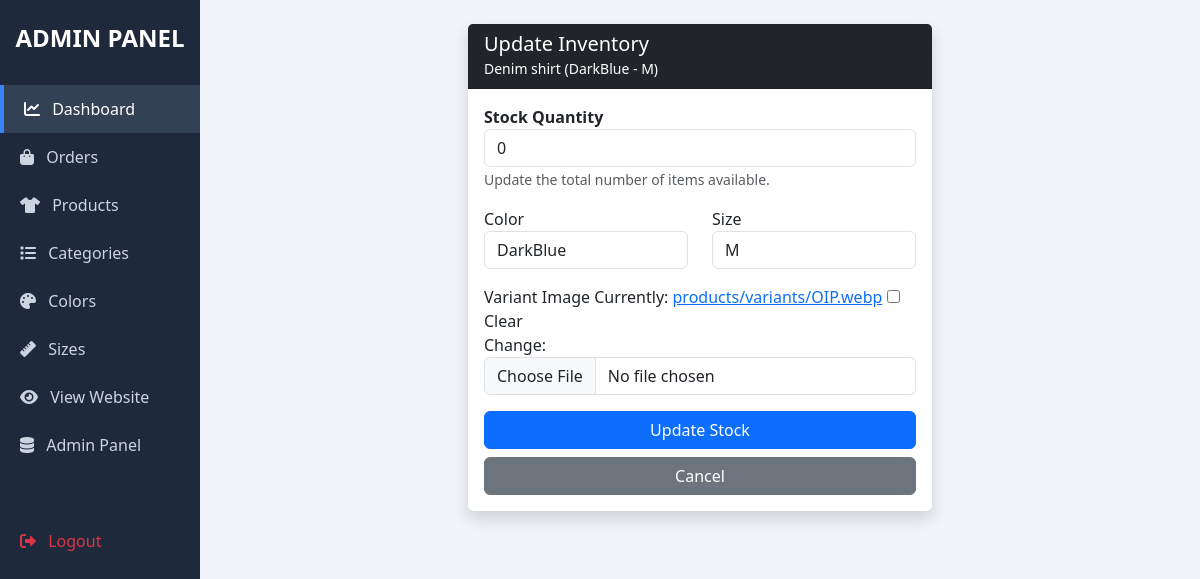
/my-admin/variant/edit/10/ (signed in), run on the app's committed database.
### store/models.py (models this page shows, shortened)
class ProductVariant(models.Model):
    product = models.ForeignKey(Product, on_delete=models.CASCADE, related_name='variants')
    size = models.ForeignKey(Size, on_delete=models.CASCADE)
    color = models.ForeignKey(Color, on_delete=models.CASCADE)
    stock = models.PositiveIntegerField(default=0) # Kitne bache hain is specific type ke
    image_variant = models.ImageField(upload_to='products/variants/', blank=True, null=True) # Agar color alag h to photo alag hogi
    class Meta:
        unique_together = ('product', 'size', 'color') # Ek hi product ka same size+color duplicate na ho

class Product(models.Model):
    name = models.CharField(max_length=200)
    slug = models.SlugField(unique=True)
    category = models.ForeignKey(Category, on_delete=models.CASCADE)
    description = models.TextField(blank=True)
    price = models.DecimalField(max_digits=10, decimal_places=2) # Base Price
    old_price = models.IntegerField(default=0, blank=True, null=True)
    image = models.ImageField(upload_to='products/') # Main display image
    is_active = models.BooleanField(default=True)
    created_at = models.DateTimeField(auto_now_add=True)

class Color(models.Model):
    name = models.CharField(max_length=50) # Example: Red
    code = models.CharField(max_length=20) # Example: #FF0000 (Color picker ke liye)
    def __str__(self):
        return self.name

class Size(models.Model):
    name = models.CharField(max_length=20) # Example: Medium
    code = models.CharField(max_length=10) # Example: M
    def __str__(self):
        return self.name

### store/views.py (the view)
# urls.py: path('my-admin/variant/edit/<int:variant_id>/', views.admin_edit_variant, name='admin_edit_variant'),
@user_passes_test(is_admin)
def admin_edit_variant(request, variant_id):
    variant = get_object_or_404(ProductVariant, id=variant_id)
    product_id = variant.product.id # Redirect karne ke liye ID save kar li
    if request.method == 'POST':
        form = ProductVariantForm(request.POST, request.FILES, instance=variant)
        if form.is_valid():
            form.save()
            messages.success(request, 'Variant updated successfully!')
            return redirect('admin_add_variant', product_id=product_id)
    else:
        form = ProductVariantForm(instance=variant)
    context = {
        'form': form,
        'variant': variant,
        'title': f'Edit Variant: {variant.product.name}'
    }
    return render(request, 'store/custom_admin/edit_variant.html', context)

### store/forms.py
class ProductVariantForm(forms.ModelForm):
    class Meta:
        model = ProductVariant
        fields = ['color', 'size', 'stock', 'image_variant'] # Image optional hai agar color specific photo dalni ho
    def __init__(self, *args, **kwargs):
        super(ProductVariantForm, self).__init__(*args, **kwargs)
        for field in self.fields:
            self.fields[field].widget.attrs['class'] = 'form-control'

### store/context_processors.py (called while the page is built, shortened)
def menu_links(request):
    links = Category.objects.all()
    return dict(links=links)

def counter(request):
    cart_count = 0
    if 'admin' in request.path:
        return {}

### store/views.py (called while the page is built)
def is_admin(user):
    return user.is_superuser

### templates/store/custom_admin/edit_variant.html (shortened to what this page needs)
{% extends 'store/custom_admin/admin_base.html' %}
{% block admin_content %}
<div class="row justify-content-center">
    <div class="col-md-6">
        <div class="card shadow">
            <div class="card-header bg-dark text-white">
                <h5 class="mb-0">Update Inventory</h5>
                <small>{{ variant.product.name }} ({{ variant.color.name }} - {{ variant.size.code }})</small>
            </div>
            <div class="card-body">
                <form method="POST" enctype="multipart/form-data">
                    <div class="mb-3">
                        <label class="fw-bold">Stock Quantity</label>
                        {{ form.stock }}
                        <small class="text-muted">Update the total number of items available.</small>
                    </div>
                    <div class="row">
                        <div class="col-6 mb-3">
                            <label>Color</label>
                            {{ form.color }}
                        </div>
                        <div class="col-6 mb-3">
                            <label>Size</label>
                            {{ form.size }}
                        </div>
                    </div>
                    <div class="mb-3">
                        <label>Variant Image</label>
                        {{ form.image_variant }}
                    </div>
                    <div class="d-grid gap-2">
                        <button type="submit" class="btn btn-primary">Update Stock</button>
                        <a href="{% url 'admin_add_variant' variant.product.id %}" class="btn btn-secondary">Cancel</a>
                    </div>
                </form>
            </div>
        </div>
    </div>
</div>
{% endblock %}

### templates/store/custom_admin/admin_base.html (style rules this page uses)
body { background-color: #f1f5f9; }
.card { border: none; box-shadow: 0 2px 4px rgba(0,0,0,0.05); }

### data on the page
ProductVariant: product.name "Denim shirt", color.name "DarkBlue", size.code "M", stock "0", color "DarkBlue", size "M"
